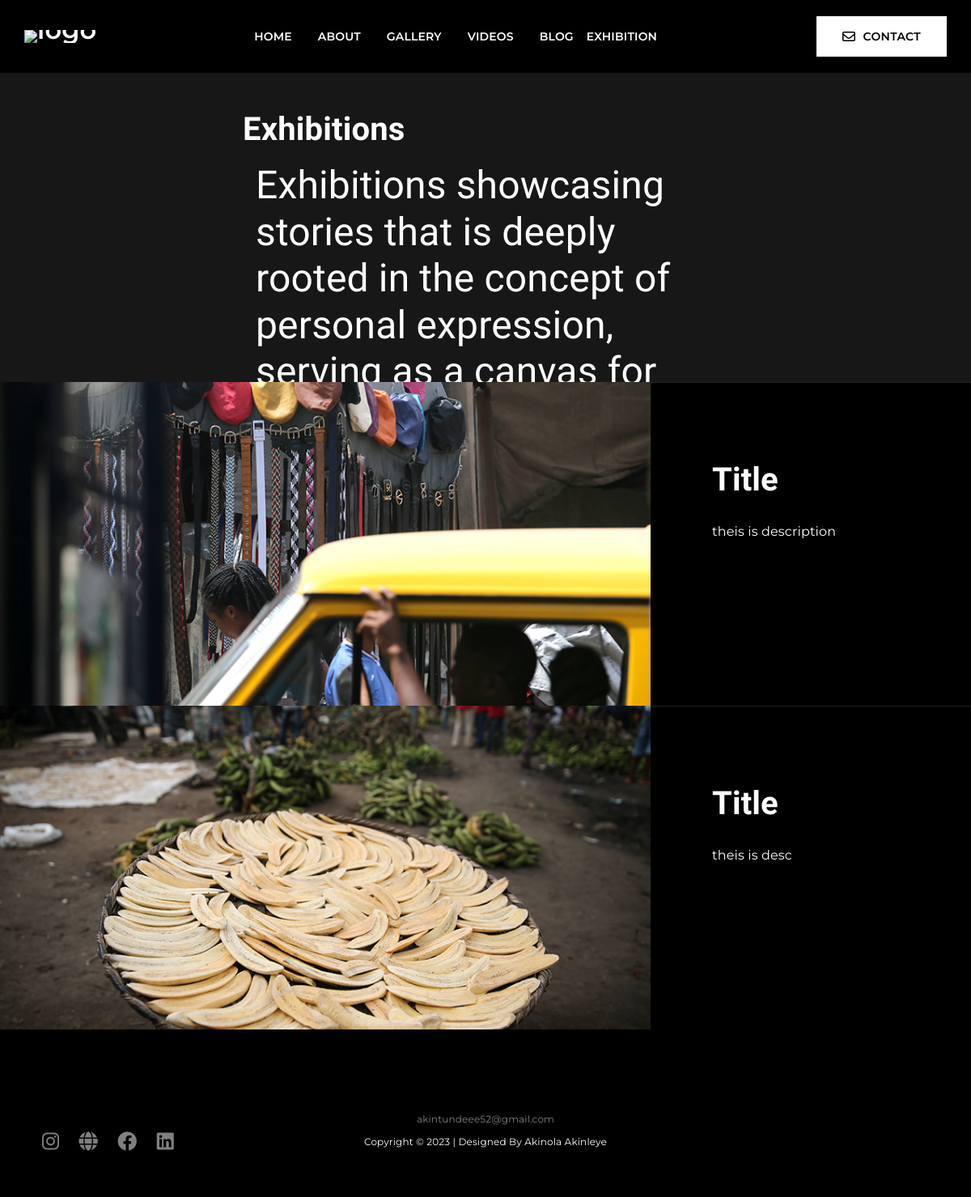
The page /exhibition/ on the database its author committed.
### akintunde/models.py (models this page shows, shortened)
class Exhibition(models.Model):
    image = models.ImageField(upload_to='images/exhibition', blank=False)
    title = models.CharField(max_length=100)
    description = RichTextUploadingField(null=True, blank=True)
    upload_date = models.DateTimeField(auto_now_add=True)

### akintunde/views.py (the view)
# urls.py: path("exhibition/", views.exhibition, name="exhibition"),
def exhibition(request):
    exhibitions = Exhibition.objects.all()
    context = {'exhibitions': exhibitions}
    return render(request, "akintunde/exhibition.html", context)

### akintunde/templates/akintunde/exhibition.html (shortened to what this page needs)
{% extends 'main.html' %}
{% block content %}
    <section class="exhibition" id="section">
        <div class="bg-inverse-frosted">
            <div class="col-lg-6 offset-lg-3 align-middle justify-content-center" style="height: 25rem">
                <div class="justify-content-center" style="padding-top: 4rem">
                    <h5 class="display-6 text-white" style="font-family: 'Rochester',cursive; font-weight: bold">
                        Exhibitions</h5>
                    <h1 class="display-5 text-white m-3" style="font-family: 'Rochester',cursive">Exhibitions showcasing
                        stories that
                        is deeply rooted in the concept of personal expression, serving as a canvas for my thoughts,
                        emotions, and experiences.</h1>
                </div>
            </div>
        </div>
        {% for exhibit in exhibitions %}
            <div class="col-md-12 overflow-hidden" style="height: 25rem;">
                <div class="row" style="height: 26rem">
                    {% if exhibit.image %}
                        <div class="col-xs-2 col-sm-12 col-md-8 col-lg-8 bg-image-exhibition"
                             style="background: url({{ exhibit.image.url }}) no-repeat center/cover;"></div>
                    {% endif %}
                    <div class="col-xs-6 col-sm-6 col-md-4 col-lg-4 border-top border-dark bg-black">
                        <div class="wrapper-exhibit" style="width: 100%; padding: 6rem 0 0 4rem;">
                            <div class="exhibition-title">
                                <h2 class="text-white" style="font-family: 'Rochester', cursive">Title</h2>
                            </div>
                            <p style="word-break: break-all; " class="pt-20 text-white">theis is
                                {{ exhibit.description }}</p>
                        </div>
                    </div>
                </div>
            </div>
        {% endfor %}
    </section>
    {% include 'footer.html' %}
{% endblock %}

### static/css/custom.css (style rules this page uses)
h1 { color: white; }

### rows shown on the page
Exhibition: image (picture), description "description"
Exhibition: image (picture), description "desc"
